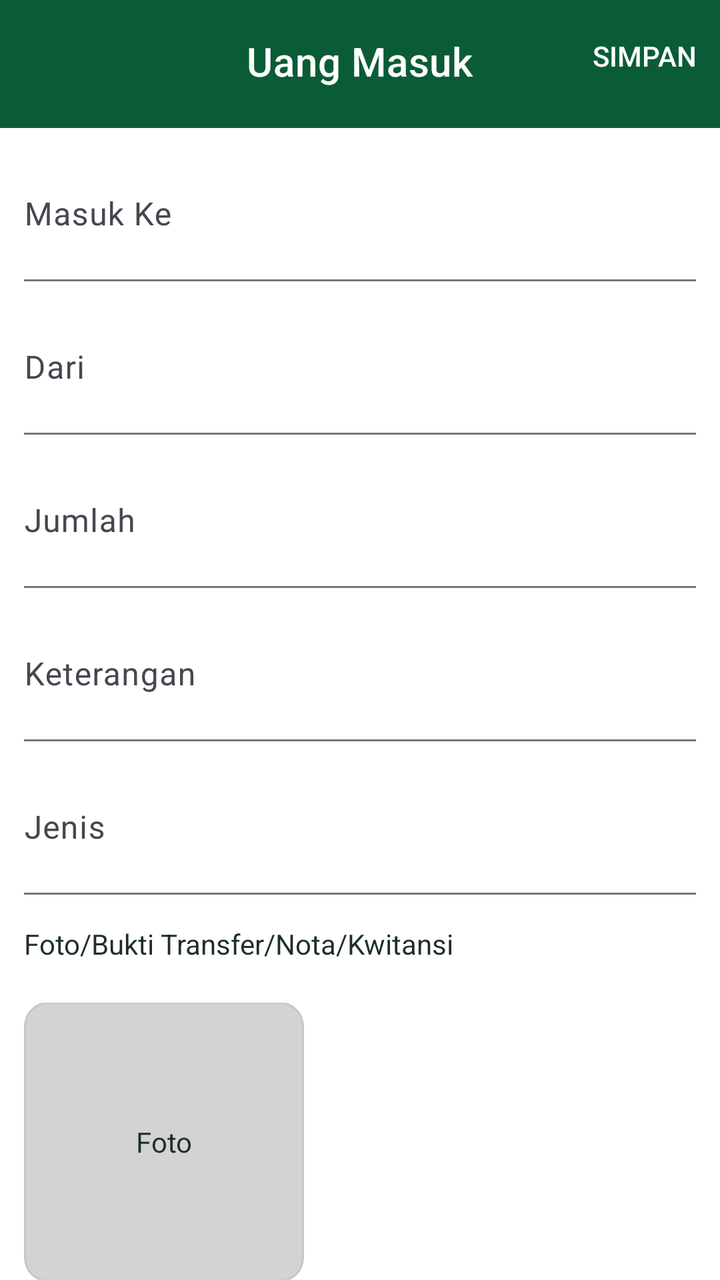
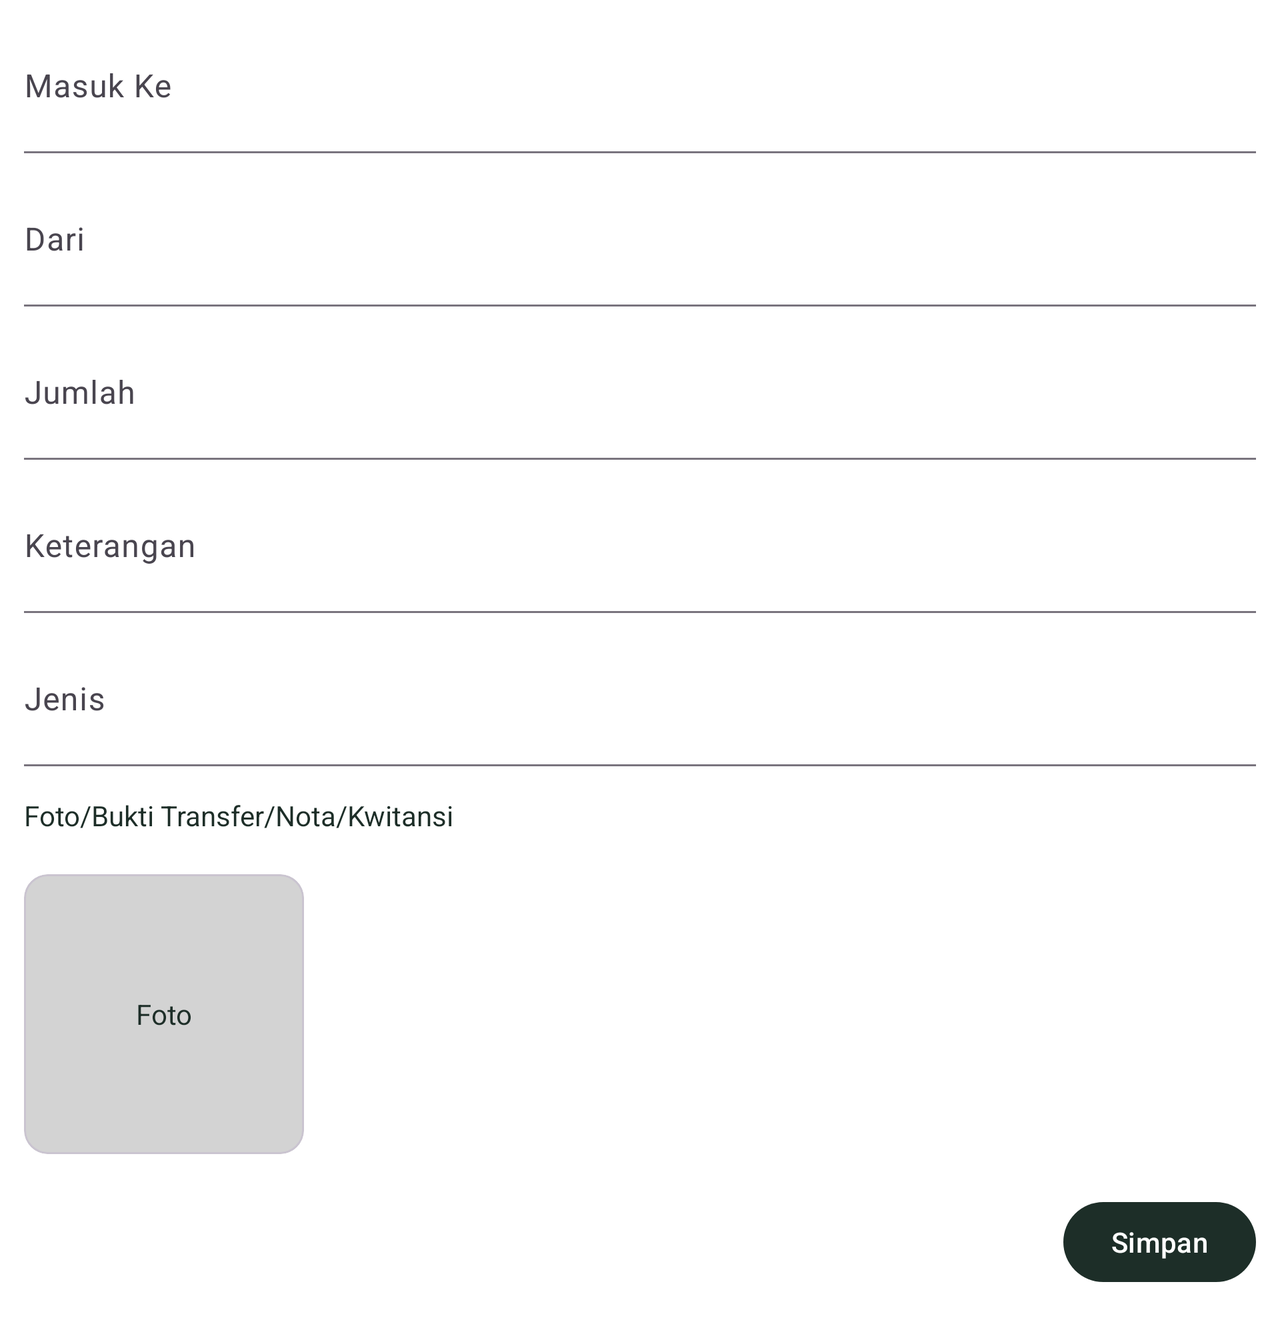

Two renders of one Android screen. The first uses the default layout on a phone; the second uses the alternative layout the repository ships for a different screen configuration, on a matching device. The two XML files are below.
<!-- AndroidManifest.xml: application theme Theme.NutaPostTest -->
<!-- res/layout/fragment_input_money_in.xml -->
<?xml version="1.0" encoding="utf-8"?>
<androidx.coordinatorlayout.widget.CoordinatorLayout xmlns:android="http://schemas.android.com/apk/res/android"
    xmlns:app="http://schemas.android.com/apk/res-auto"
    xmlns:tools="http://schemas.android.com/tools"
    android:layout_width="match_parent"
    android:layout_height="match_parent"
    android:background="@color/white"
    tools:context=".ui.moneyInInput.InputMoneyInFragment">

    <com.google.android.material.appbar.AppBarLayout
        android:layout_width="match_parent"
        android:layout_height="wrap_content">

        <com.google.android.material.appbar.MaterialToolbar
            android:id="@+id/topAppBar"
            style="@style/Widget.MaterialComponents.Toolbar.Primary"
            android:layout_width="match_parent"
            android:layout_height="?attr/actionBarSize"
            android:backgroundTint="@color/greenLight"
            app:menu="@menu/input_money_menu"
            app:navigationIcon="@drawable/ic_arrow_back_24"
            app:title="Uang Masuk"
            app:titleCentered="true"
            app:titleMarginBottom="20dp" />

    </com.google.android.material.appbar.AppBarLayout>

    <LinearLayout
        android:layout_width="match_parent"
        android:layout_height="match_parent"
        android:layout_marginHorizontal="12dp"
        android:orientation="vertical"
        app:layout_behavior="@string/appbar_scrolling_view_behavior">

        <com.google.android.material.textfield.TextInputLayout
            android:id="@+id/tf_to"
            style="@style/TextInputLayoutStyle"
            android:layout_width="match_parent"
            android:layout_height="wrap_content"
            android:hint="@string/input_to">

            <com.google.android.material.textfield.TextInputEditText
                style="@style/TextInputEditTextStyle"
                android:layout_width="match_parent"
                android:layout_height="wrap_content"
                android:inputType="text"
                android:maxLines="1" />

        </com.google.android.material.textfield.TextInputLayout>

        <com.google.android.material.textfield.TextInputLayout
            android:id="@+id/tf_from"
            style="@style/TextInputLayoutStyle"
            android:layout_width="match_parent"
            android:layout_height="wrap_content"
            android:hint="@string/from">

            <com.google.android.material.textfield.TextInputEditText
                style="@style/TextInputEditTextStyle"
                android:layout_width="match_parent"
                android:layout_height="wrap_content"
                android:inputType="text"
                android:maxLines="1" />

        </com.google.android.material.textfield.TextInputLayout>

        <com.google.android.material.textfield.TextInputLayout
            android:id="@+id/tf_amount"
            style="@style/TextInputLayoutStyle"
            android:layout_width="match_parent"
            android:layout_height="wrap_content"
            android:hint="@string/amount">

            <com.google.android.material.textfield.TextInputEditText
                style="@style/TextInputEditTextStyle"
                android:layout_width="match_parent"
                android:layout_height="wrap_content"
                android:inputType="numberDecimal" />

        </com.google.android.material.textfield.TextInputLayout>

        <com.google.android.material.textfield.TextInputLayout
            android:id="@+id/tf_notes"
            style="@style/TextInputLayoutStyle"
            android:layout_width="match_parent"
            android:layout_height="wrap_content"
            android:hint="@string/notes">

            <com.google.android.material.textfield.TextInputEditText
                style="@style/TextInputEditTextStyle"
                android:layout_width="match_parent"
                android:layout_height="wrap_content"
                android:inputType="text" />

        </com.google.android.material.textfield.TextInputLayout>

        <com.google.android.material.textfield.TextInputLayout
            android:id="@+id/tf_type"
            style="@style/TextInputLayoutStyle"
            android:layout_width="match_parent"
            android:layout_height="wrap_content"
            android:hint="@string/types"
            app:endIconDrawable="@drawable/ic_info_24"
            app:endIconMode="custom"
            app:endIconTint="@color/greenDark">

            <com.google.android.material.textfield.TextInputEditText
                style="@style/TextInputEditTextStyle"
                android:layout_width="match_parent"
                android:layout_height="wrap_content"
                android:focusableInTouchMode="false" />

        </com.google.android.material.textfield.TextInputLayout>

        <TextView
            android:layout_width="wrap_content"
            android:layout_height="wrap_content"
            android:layout_marginTop="15dp"
            android:text="@string/evidence_of_transfer"
            android:textColor="@color/greenBlack" />

        <androidx.constraintlayout.widget.ConstraintLayout
            android:layout_width="match_parent"
            android:layout_height="wrap_content"
            android:layout_marginTop="20dp">

            <com.google.android.material.card.MaterialCardView
                android:id="@+id/mc_evidence"
                android:layout_width="140dp"
                android:layout_height="140dp"
                app:cardBackgroundColor="@color/gray"
                app:layout_constraintBottom_toBottomOf="parent"
                app:layout_constraintEnd_toStartOf="@+id/img_change"
                app:layout_constraintHorizontal_bias="0.5"
                app:layout_constraintHorizontal_chainStyle="spread_inside"
                app:layout_constraintStart_toStartOf="parent"
                app:layout_constraintTop_toTopOf="parent">

                <TextView
                    android:id="@+id/img_text"
                    android:layout_width="match_parent"
                    android:layout_height="wrap_content"
                    android:layout_gravity="center"
                    android:layout_marginHorizontal="10dp"
                    android:text="@string/photo"
                    android:textAlignment="center"
                    android:textColor="@color/greenBlack" />

                <ImageView
                    android:id="@+id/img_evidence"
                    android:layout_width="match_parent"
                    android:layout_height="match_parent"
                    android:scaleType="centerCrop" />

            </com.google.android.material.card.MaterialCardView>

            <TextView
                android:id="@+id/img_change"
                style="@style/HeadlineTextStyle"
                android:layout_width="wrap_content"
                android:layout_height="wrap_content"
                android:layout_gravity="center"
                android:layout_marginHorizontal="10dp"
                android:text="@string/change"
                android:textAlignment="center"
                android:textColor="@color/greenBlack"
                android:textSize="16sp"
                android:visibility="invisible"
                app:layout_constraintBottom_toBottomOf="@+id/img_delete"
                app:layout_constraintEnd_toStartOf="@+id/img_delete"
                app:layout_constraintHorizontal_bias="0.5"
                app:layout_constraintStart_toEndOf="@+id/mc_evidence"
                app:layout_constraintTop_toTopOf="@+id/img_delete" />

            <TextView
                android:id="@+id/img_delete"
                style="@style/HeadlineTextStyle"
                android:layout_width="wrap_content"
                android:layout_height="wrap_content"
                android:layout_gravity="center"
                android:layout_marginHorizontal="10dp"
                android:layout_marginEnd="40dp"
                android:text="@string/delete"
                android:textAlignment="center"
                android:textColor="@color/red"
                android:textSize="16sp"
                android:visibility="invisible"
                app:layout_constraintBottom_toBottomOf="parent"
                app:layout_constraintEnd_toEndOf="parent"
                app:layout_constraintHorizontal_bias="0.5"
                app:layout_constraintStart_toEndOf="@+id/img_change"
                app:layout_constraintTop_toTopOf="parent" />

        </androidx.constraintlayout.widget.ConstraintLayout>


    </LinearLayout>

</androidx.coordinatorlayout.widget.CoordinatorLayout>
<!-- resources referenced by this layout -->
<resources>
  <color name="gray">#D3D3D3</color>
  <color name="greenBlack">#1D2E28</color>
  <color name="greenDark">#0F5132</color>
  <color name="greenLight">#0A5C36</color>
  <color name="red">#ff0000</color>
  <color name="white">#FFFFFFFF</color>
  <string name="amount">Jumlah</string>
  <string name="change">Ubah</string>
  <string name="delete">Hapus</string>
  <string name="evidence_of_transfer">Foto/Bukti Transfer/Nota/Kwitansi</string>
  <string name="from">Dari</string>
  <string name="input_to">Masuk Ke</string>
  <string name="notes">Keterangan</string>
  <string name="photo">Foto</string>
  <string name="types">Jenis</string>
  <style name="HeadlineTextStyle">
          <item name="android:textColor">@color/greenDark</item>
          <item name="android:textSize">20sp</item>
          <item name="android:textStyle">bold</item>
      </style>
  <style name="TextInputEditTextStyle">
          <item name="android:paddingStart">0dp</item>
          <item name="android:paddingEnd">0dp</item>
          <item name="android:paddingTop">30dp</item>
          <item name="android:paddingBottom">15dp</item>
          <item name="android:background">@color/white</item>
      </style>
  <style name="TextInputLayoutStyle" parent="Widget.Material3.TextInputLayout.FilledBox">
          <item name="android:layout_marginTop">10dp</item>
      </style>
  <style name="Theme.NutaPostTest" parent="Base.Theme.NutaPostTest" />
  <style name="Base.Theme.NutaPostTest" parent="Theme.Material3.DayNight.NoActionBar">
          
          <item name="android:statusBarColor">@color/greenBlack</item>
          <item name="android:navigationBarColor">@color/greenBlack</item>
          <item name="colorPrimary">@color/greenBlack</item>
      </style>
</resources>
<!-- res/layout-land/fragment_input_money_in.xml (the repository's variant of the layout above) -->
<!-- drawn on the phone turned sideways -->
<?xml version="1.0" encoding="utf-8"?>
<ScrollView xmlns:android="http://schemas.android.com/apk/res/android"
    xmlns:app="http://schemas.android.com/apk/res-auto"
    xmlns:tools="http://schemas.android.com/tools"
    android:layout_width="match_parent"
    android:layout_height="match_parent"
    android:background="@color/white"
    tools:context=".ui.moneyInInput.InputMoneyInFragment">

    <LinearLayout
        android:layout_width="match_parent"
        android:layout_height="wrap_content"
        android:layout_marginHorizontal="12dp"
        android:orientation="vertical"
        app:layout_behavior="@string/appbar_scrolling_view_behavior">

        <com.google.android.material.textfield.TextInputLayout
            android:id="@+id/tf_to"
            style="@style/TextInputLayoutStyle"
            android:layout_width="match_parent"
            android:layout_height="wrap_content"
            android:hint="@string/input_to">

            <com.google.android.material.textfield.TextInputEditText
                style="@style/TextInputEditTextStyle"
                android:layout_width="match_parent"
                android:layout_height="wrap_content"
                android:inputType="text"
                android:maxLines="1" />

        </com.google.android.material.textfield.TextInputLayout>

        <com.google.android.material.textfield.TextInputLayout
            android:id="@+id/tf_from"
            style="@style/TextInputLayoutStyle"
            android:layout_width="match_parent"
            android:layout_height="wrap_content"
            android:hint="@string/from">

            <com.google.android.material.textfield.TextInputEditText
                style="@style/TextInputEditTextStyle"
                android:layout_width="match_parent"
                android:layout_height="wrap_content"
                android:inputType="text"
                android:maxLines="1" />

        </com.google.android.material.textfield.TextInputLayout>

        <com.google.android.material.textfield.TextInputLayout
            android:id="@+id/tf_amount"
            style="@style/TextInputLayoutStyle"
            android:layout_width="match_parent"
            android:layout_height="wrap_content"
            android:hint="@string/amount">

            <com.google.android.material.textfield.TextInputEditText
                style="@style/TextInputEditTextStyle"
                android:layout_width="match_parent"
                android:layout_height="wrap_content"
                android:inputType="numberDecimal" />

        </com.google.android.material.textfield.TextInputLayout>

        <com.google.android.material.textfield.TextInputLayout
            android:id="@+id/tf_notes"
            style="@style/TextInputLayoutStyle"
            android:layout_width="match_parent"
            android:layout_height="wrap_content"
            android:hint="@string/notes">

            <com.google.android.material.textfield.TextInputEditText
                style="@style/TextInputEditTextStyle"
                android:layout_width="match_parent"
                android:layout_height="wrap_content"
                android:inputType="text" />

        </com.google.android.material.textfield.TextInputLayout>

        <com.google.android.material.textfield.TextInputLayout
            android:id="@+id/tf_type"
            style="@style/TextInputLayoutStyle"
            android:layout_width="match_parent"
            android:layout_height="wrap_content"
            android:hint="@string/types"
            app:endIconDrawable="@drawable/ic_info_24"
            app:endIconMode="custom"
            app:endIconTint="@color/greenDark">

            <com.google.android.material.textfield.TextInputEditText
                style="@style/TextInputEditTextStyle"
                android:layout_width="match_parent"
                android:layout_height="wrap_content"
                android:focusableInTouchMode="false" />

        </com.google.android.material.textfield.TextInputLayout>

        <TextView
            android:layout_width="wrap_content"
            android:layout_height="wrap_content"
            android:layout_marginTop="15dp"
            android:text="@string/evidence_of_transfer"
            android:textColor="@color/greenBlack" />

        <androidx.constraintlayout.widget.ConstraintLayout
            android:layout_width="match_parent"
            android:layout_height="wrap_content"
            android:layout_marginTop="20dp">

            <com.google.android.material.card.MaterialCardView
                android:id="@+id/mc_evidence"
                android:layout_width="140dp"
                android:layout_height="140dp"
                app:cardBackgroundColor="@color/gray"
                app:layout_constraintBottom_toBottomOf="parent"
                app:layout_constraintEnd_toStartOf="@+id/img_change"
                app:layout_constraintHorizontal_bias="0.5"
                app:layout_constraintHorizontal_chainStyle="spread_inside"
                app:layout_constraintStart_toStartOf="parent"
                app:layout_constraintTop_toTopOf="parent">

                <TextView
                    android:id="@+id/img_text"
                    android:layout_width="match_parent"
                    android:layout_height="wrap_content"
                    android:layout_gravity="center"
                    android:layout_marginHorizontal="10dp"
                    android:text="@string/photo"
                    android:textAlignment="center"
                    android:textColor="@color/greenBlack" />

                <ImageView
                    android:id="@+id/img_evidence"
                    android:layout_width="match_parent"
                    android:layout_height="match_parent"
                    android:scaleType="centerCrop" />

            </com.google.android.material.card.MaterialCardView>

            <TextView
                android:id="@+id/img_change"
                style="@style/HeadlineTextStyle"
                android:layout_width="wrap_content"
                android:layout_height="wrap_content"
                android:layout_gravity="center"
                android:layout_marginHorizontal="10dp"
                android:layout_marginStart="40dp"
                android:text="@string/change"
                android:textAlignment="center"
                android:textColor="@color/greenBlack"
                android:textSize="18sp"
                android:visibility="invisible"
                app:layout_constraintBottom_toBottomOf="@+id/img_delete"
                app:layout_constraintEnd_toStartOf="@+id/img_delete"
                app:layout_constraintHorizontal_bias="0.5"
                app:layout_constraintStart_toEndOf="@+id/mc_evidence"
                app:layout_constraintTop_toTopOf="@+id/img_delete" />

            <TextView
                android:id="@+id/img_delete"
                style="@style/HeadlineTextStyle"
                android:layout_width="wrap_content"
                android:layout_height="wrap_content"
                android:layout_gravity="center"
                android:layout_marginHorizontal="10dp"
                android:layout_marginStart="40dp"
                android:text="@string/delete"
                android:textAlignment="center"
                android:textColor="@color/red"
                android:textSize="18sp"
                android:visibility="invisible"
                app:layout_constraintBottom_toBottomOf="parent"
                app:layout_constraintStart_toEndOf="@+id/img_change"
                app:layout_constraintTop_toTopOf="parent" />

        </androidx.constraintlayout.widget.ConstraintLayout>

        <com.google.android.material.button.MaterialButton
            android:id="@+id/btn_save"
            android:layout_width="wrap_content"
            android:layout_height="wrap_content"
            android:layout_gravity="end"
            android:layout_marginTop="20dp"
            android:layout_marginBottom="20dp"
            android:text="@string/save" />

    </LinearLayout>

</ScrollView>
<!-- resources referenced by the variant -->
<!-- as the phone turned sideways resolves them -->
<resources>
  <color name="gray">#D3D3D3</color>
  <color name="greenBlack">#1D2E28</color>
  <color name="greenDark">#0F5132</color>
  <color name="red">#ff0000</color>
  <color name="white">#FFFFFFFF</color>
  <string name="amount">Jumlah</string>
  <string name="change">Ubah</string>
  <string name="delete">Hapus</string>
  <string name="evidence_of_transfer">Foto/Bukti Transfer/Nota/Kwitansi</string>
  <string name="from">Dari</string>
  <string name="input_to">Masuk Ke</string>
  <string name="notes">Keterangan</string>
  <string name="photo">Foto</string>
  <string name="save">Simpan</string>
  <string name="types">Jenis</string>
  <style name="HeadlineTextStyle">
          <item name="android:textColor">@color/greenDark</item>
          <item name="android:textSize">20sp</item>
          <item name="android:textStyle">bold</item>
      </style>
  <style name="TextInputEditTextStyle">
          <item name="android:paddingStart">0dp</item>
          <item name="android:paddingEnd">0dp</item>
          <item name="android:paddingTop">30dp</item>
          <item name="android:paddingBottom">15dp</item>
          <item name="android:background">@color/white</item>
      </style>
  <style name="TextInputLayoutStyle" parent="Widget.Material3.TextInputLayout.FilledBox">
          <item name="android:layout_marginTop">10dp</item>
      </style>
  <style name="Theme.NutaPostTest" parent="Base.Theme.NutaPostTest" />
  <style name="Base.Theme.NutaPostTest" parent="Theme.Material3.DayNight.NoActionBar">
          
          <item name="android:statusBarColor">@color/greenBlack</item>
          <item name="android:navigationBarColor">@color/greenBlack</item>
          <item name="colorPrimary">@color/greenBlack</item>
      </style>
</resources>
